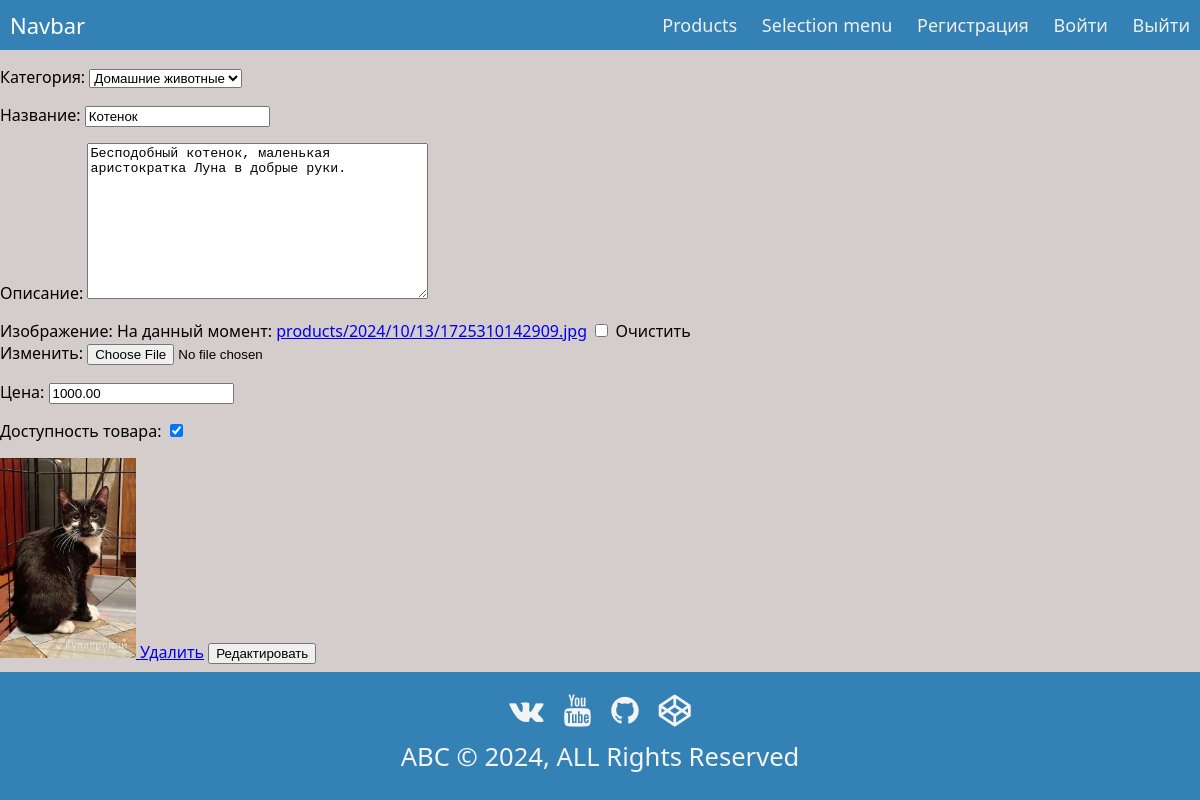
The page /product/edit_product/8/ on the database its author committed.
### shop/models.py (models this page shows, shortened)
class Product(models.Model):
    category = models.ForeignKey(Category,
                                 related_name='products',
                                 on_delete=models.CASCADE)
    name = models.CharField(max_length=200, verbose_name='Название')
    description = models.TextField(blank=True)
    slug = models.SlugField(max_length=200)
    image = models.ImageField(upload_to='products/%Y/%m/%d', blank=True)
    price = models.DecimalField(max_digits=10, decimal_places=2)
    available = models.BooleanField(default=True)
    created = models.DateTimeField(auto_now_add=True)
    updated = models.DateTimeField(auto_now=True)
    class Meta:
        ordering = ['name']
        indexes = [
            models.Index(fields=['id', 'slug']),
            models.Index(fields=['name']),
            models.Index(fields=['-created'])
        ]
        verbose_name = 'Товар'
        verbose_name_plural = "Товары"

class Category(models.Model):
    name = models.CharField(max_length=200, verbose_name="Категория")
    slug = models.SlugField(max_length=200, unique=True)
    class Meta:
        ordering = ['name']
        indexes = [
            models.Index(fields=['name']),
        ]
        verbose_name = "Категория"
        verbose_name_plural = "Категории"
    def __str__(self):
        return self.name

### shop/views.py (the view)
# urls.py: path('edit_product/<int:pk>/', ProductUpdateView.as_view(), name='edit_product'),
class ProductUpdateView(UpdateView):
    model = Product
    form_class = ProductCreateForm
    template_name = 'shop/edit_product.html'
    success_url = reverse_lazy('products')
    extra_context = {
        'title': 'Добавление товара',
    }

### shop/forms.py
class ProductCreateForm(forms.ModelForm):
    class Meta:
        model = Product
        exclude = ['slug', 'created', 'updated']
        labels = {
            'description': 'Описание',
            'image': 'Изображение',
            'price': 'Цена',
            'category': 'Категория',
            'available': 'Доступность товара',
        }

### shop/templates/shop/edit_product.html (shortened to what this page needs)
{% extends 'base_admin.html' %}
{% block content %}
    <form action="" method="post">
        {{ form.as_p }}
        {% if product.image %}
            <a href="#" class="card__image">
                <img height="200px" width="auto"
                        src="{{ product.image.url }}"
                        alt="Картинка"
                />
            </a>
        {% endif %}
        <a href="{% url 'delete_product' product.id %}" class="btn btn-secondary">Удалить</a>
        <button type="submit">Редактировать</button>
    </form>
{% endblock content %}

### static/css/styles_header.css (style rules this page uses)
* { box-sizing: border-box; }
body { margin: 0px; font-family: 'segoe ui'; background-color: #D5CDCC; }

### rows shown on the page
Product: category "Домашние животные", description "Бесподобный котенок, маленькая аристократка Луна в добрые руки.", price "1000.00", available "☑", image (picture)
Category: name "Котенок"
